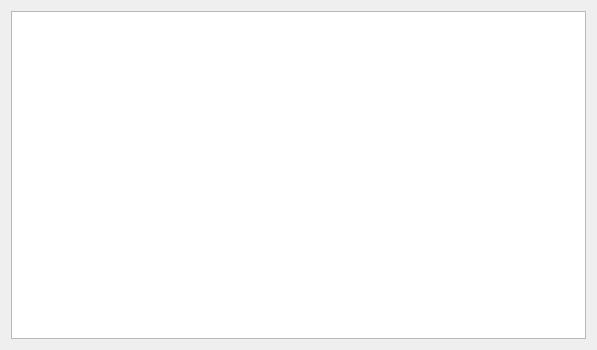
<ui version="4.0" >
 <class>scriptExecute</class>
 <widget class="QDialog" name="scriptExecute" >
  <property name="windowModality" >
   <enum>Qt::ApplicationModal</enum>
  </property>
  <property name="geometry" >
   <rect>
    <x>0</x>
    <y>0</y>
    <width>597</width>
    <height>350</height>
   </rect>
  </property>
  <property name="windowTitle" >
   <string>Script execute</string>
  </property>
  <property name="modal" >
   <bool>true</bool>
  </property>
  <layout class="QGridLayout" >
   <item row="0" column="0" >
    <widget class="QTextEdit" name="console" />
   </item>
  </layout>
 </widget>
 <resources/>
 <connections>
  <connection>
   <sender>scriptExecute</sender>
   <signal>accepted()</signal>
   <receiver>scriptExecute</receiver>
   <slot>accept()</slot>
   <hints>
    <hint type="sourcelabel" >
     <x>81</x>
     <y>356</y>
    </hint>
    <hint type="destinationlabel" >
     <x>87</x>
     <y>352</y>
    </hint>
   </hints>
  </connection>
 </connections>
</ui>
